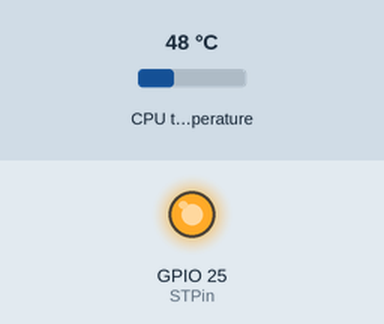
Bench run of a program on a simulated Raspberry Pi (BCM pin numbers). Parts: output pins drawn as LEDs (lit = HIGH). Inputs (shaded band) come from the test bench; at power-on: CPU temperature 48 °C. Pins used as bus, display or sensor lines are not drawn; what the program prints to the terminal is not drawn.

Above: at 0.1 s.
Timing chart, 0 to 1.6 s (numbered marks = the images above):
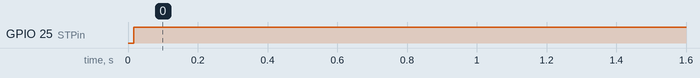

The program:

__________.py
```python
import os
import RPi.GPIO as GPIO
from time import sleep

#溫度計算

temp10 = 0
temp1 = 0

def tempNow():
    readTemp = os.popen("cat /sys/class/thermal/thermal_zone0/temp")
    temp = readTemp.readlines()
    temp = temp[0]
    return temp

def tempComp(temp):
    temp = int(temp / 1000)
    temp10 =int(temp /10)
    temp1 = int(temp - temp10 * 10)
    print (temp , temp10 , temp1)
    return [temp10 , temp1]

#GPIO

GPIO.cleanup()

#定義腳位
powerPin = 17
dataPin = 23
shiftPin = 24
STPin = 25

#BCM模式
GPIO.setmode(GPIO.BCM)

#使用輸出模式
GPIO.setup(powerPin , GPIO.OUT)
GPIO.setup(dataPin , GPIO.OUT)
GPIO.setup(shiftPin , GPIO.OUT)
GPIO.setup(STPin , GPIO.OUT)


#十位數資料
data_10 = [
[1,0,1,1,1,1,1,1],
[1,0,0,0,0,1,1,0],
[1,1,0,1,1,0,1,1],
[1,1,0,0,1,1,1,1],
[1,1,1,0,0,1,1,0],
[1,1,1,0,1,1,0,1],
[1,1,1,1,1,1,0,1],
[1,0,1,0,0,1,1,1],
[1,1,1,1,1,1,1,1],
[1,1,1,0,1,1,1,1]
]

#個位數資料
data_1 = [
[0,0,1,1,1,1,1,1],
[0,0,0,0,0,1,1,0],
[0,1,0,1,1,0,1,1],
[0,1,0,0,1,1,1,1],
[0,1,1,0,0,1,1,0],
[0,1,1,0,1,1,0,1],
[0,1,1,1,1,1,0,1],
[0,0,1,0,0,1,1,1],
[0,1,1,1,1,1,1,1],
[0,1,1,0,1,1,1,1]
]


#資料傳輸
def dataUpdate(dataIn):

    GPIO.output(STPin , 0)
    GPIO.output(shiftPin , 0)

    GPIO.output(dataPin , dataIn)
    GPIO.output(shiftPin , 1)
    GPIO.output(shiftPin , 0)
    GPIO.output(STPin , 1)

def dataPush_10(temp10):
    for db_10 in data_10[temp10]:
       # print (db_10)
        dataUpdate(db_10)

def dataPush_1(temp1):
    for db_1 in data_1[temp1]:
       # print (db_1)
        dataUpdate(db_1)


try:
    while True:
        temp = int(tempNow())
        tempFinal = tempComp(temp)
        temp10 = tempFinal[0]
        temp1 =tempFinal[1]
        dataPush_10(temp10)
        sleep(2)
        dataPush_1(temp1)
        sleep(2)
        print ("--------------------------")

except KeyboardInterrupt:
   GPIO.cleanup()
   pass


#GPIO.cleanup()
```

Measured:
- by itself, GPIO 25 (STPin): LOW → HIGH at 0.02 s
